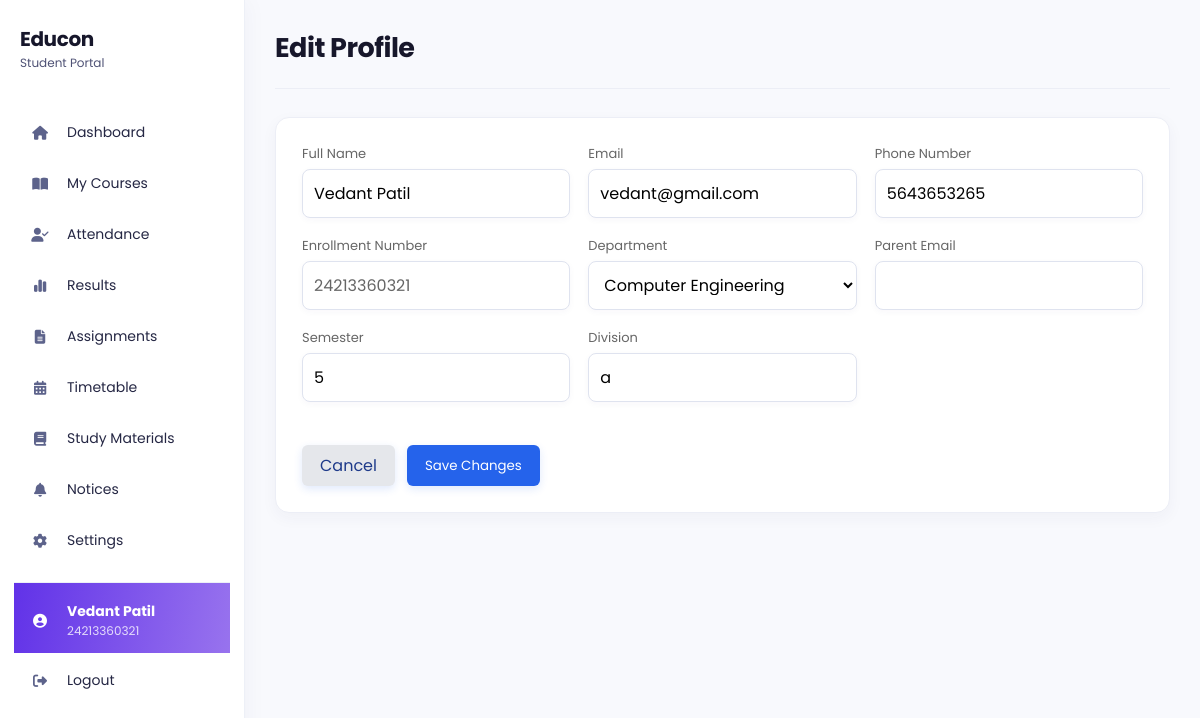
The page /student/profile/edit (signed in) on the database its author committed.
### models/user.py (models this page shows, shortened)
class User(UserMixin, db.Model):
    __tablename__ = "users"
    id = db.Column(
        db.Integer,
        primary_key=True
    )
    full_name = db.Column(
        db.String(100),
        nullable=False
    )
    enrollment_no = db.Column(
        db.String(50),
        unique=True,
        nullable=True
    )
    employee_id = db.Column(
        db.String(50),
        unique=True,
        nullable=True
    )
    parent_id = db.Column(
        db.String(50),
        unique=True,
        nullable=True
    )
    admin_id = db.Column(
        db.String(50),
        unique=True,
        nullable=True
    )
    email = db.Column(
        db.String(120),
        unique=True,
        nullable=True
    )
    phone = db.Column(
        db.String(20),
        nullable=True
    )
    password = db.Column(
        db.String(200),
        nullable=False
    )
    role = db.Column(
        db.String(20),
        nullable=False
    )
    theme = db.Column(db.String(20), nullable=False, default="light", server_default="light")
    notifications_enabled = db.Column(db.Boolean, nullable=False, default=True, server_default="1")
    accent_color = db.Column(db.String(20), nullable=False, default="purple", server_default="purple")

### models/student.py (models this page shows)
class Student(db.Model):
    __tablename__ = "students"
    id = db.Column(
        db.Integer,
        primary_key=True
    )
    user_id = db.Column(
        db.Integer,
        db.ForeignKey("users.id"),
        nullable=False
    )
    roll_no = db.Column(
        db.String(20),
        unique=True,
        nullable=True
    )
    department = db.Column(
        db.String(50),
        nullable=True
    )
    semester = db.Column(
        db.Integer,
        nullable=True
    )
    division = db.Column(
        db.String(10),
        nullable=True
    )
    parent_email = db.Column(
        db.String(120),
        nullable=True
    )
    phone = db.Column(
        db.String(20),
        nullable=True
    )

### models/department.py (models this page shows, shortened)
class Department(db.Model):
    __tablename__ = "departments"
    id = db.Column(db.Integer, primary_key=True)
    name = db.Column(db.String(100), unique=True, nullable=False)

### app.py (the view, shortened to what this page needs)
@app.route("/student/profile/edit", methods=["GET", "POST"])
def edit_student_profile():
    user, profile = get_current_student_profile()
    if not user:
        flash("Access denied!")
        return redirect(url_for("login"))
    return render_template(
        "edit_student_profile.html",
        current_user=user,
        student_profile=profile,
        departments=get_departments(),
        active_page="profile"
    )

### app.py (called while the page is built)
@login_manager.user_loader
def load_user(user_id):
    try:
        return db.session.get(User, int(user_id))
    except (TypeError, ValueError):
        return None

@app.before_request
def restore_application_session():
    if current_user.is_authenticated:
        session["user_id"] = current_user.id
        session["role"] = current_user.role

def get_departments():
    return Department.query.order_by(Department.name).all()

def get_current_student_profile():
    if session.get("role") != "Student" or "user_id" not in session:
        return None, None
    user = db.session.get(User, session["user_id"])
    if not user or user.role != "Student":
        session.clear()
        return None, None
    student_profile = Student.query.filter_by(user_id=user.id).first()
    if not student_profile:
        student_profile = Student(user_id=user.id)
        db.session.add(student_profile)
        db.session.commit()
    return user, student_profile

### templates/edit_student_profile.html (shortened to what this page needs)
<!DOCTYPE html>
<html lang="en">
<head>
    <link rel="stylesheet" href="{{ url_for('static', filename='css/student.css') }}">
    <link rel="stylesheet" href="{{ url_for('static', filename='css/palette.css') }}">
    <link rel="stylesheet" href="https://cdnjs.cloudflare.com/ajax/libs/font-awesome/6.6.0/css/all.min.css">
</head>
<body class="student-edit-profile-page theme-{{ current_user.theme or 'light' }} accent-{{ current_user.accent_color or 'purple' }}">
<div class="sidebar">
    <div class="logo"><h2>Educon</h2><small>Student Portal</small></div>
    <ul>
        <li onclick="window.location.href='{{ url_for('student') }}'"><i class="fa-solid fa-house"></i><span>Dashboard</span></li>
        <li onclick="window.location.href='{{ url_for('student_library') }}'"><i class="fa-solid fa-book-open"></i><span>My Courses</span></li>
        <li onclick="window.location.href='{{ url_for('student_attendance') }}'"><i class="fa-solid fa-user-check"></i><span>Attendance</span></li>
        <li onclick="window.location.href='{{ url_for('student_results') }}'"><i class="fa-solid fa-chart-simple"></i><span>Results</span></li>
        <li onclick="window.location.href='{{ url_for('student_assignments') }}'"><i class="fa-solid fa-file-lines"></i><span>Assignments</span></li>
        <li onclick="window.location.href='{{ url_for('student_timetable') }}'"><i class="fa-solid fa-calendar-days"></i><span>Timetable</span></li>
        <li onclick="window.location.href='{{ url_for('student_materials') }}'"><i class="fa-solid fa-book"></i><span>Study Materials</span></li>
        <li onclick="window.location.href='{{ url_for('student_notices') }}'"><i class="fa-solid fa-bell"></i><span>Notices</span></li>
        <li onclick="window.location.href='{{ url_for('student_settings') }}'"><i class="fa-solid fa-gear"></i><span>Settings</span></li>
        <li class="sidebar-profile active" onclick="window.location.href='{{ url_for('student_profile') }}'">
            <i class="fa-solid fa-circle-user"></i>
            <div class="sidebar-profile-details">
                <strong>{{ current_user.full_name }}</strong>
                <small>{{ current_user.enrollment_no or 'Enrollment unavailable' }}</small>
            </div>
        </li>
        <li onclick="window.location.href='{{ url_for('logout') }}'">
            <i class="fa-solid fa-right-from-bracket"></i><span>Logout</span>
        </li>
    </ul>
</div>
<main class="main">
    <div class="topbar"><h2>Edit Profile</h2></div>
    <section class="profile-card">
        <form class="profile-form" method="POST" action="{{ url_for('edit_student_profile') }}">
            <div><label for="full_name">Full Name</label><input id="full_name" name="full_name" value="{{ current_user.full_name }}" required></div>
            <div><label for="email">Email</label><input id="email" type="email" name="email" value="{{ current_user.email or '' }}" required></div>
            <div><label for="phone">Phone Number</label><input id="phone" type="tel" name="phone" value="{{ student_profile.phone or '' }}"></div>
            <div><label for="enrollment_no">Enrollment Number</label><input id="enrollment_no" value="{{ current_user.enrollment_no or '' }}" readonly></div>
            <div><label for="department">Department</label><select id="department" name="department" required><option value="">Select Department</option>{% for department in departments %}<option value="{{ department.name }}" {% if department.name == student_profile.department %}selected{% endif %}>{{ department.name }}</option>{% endfor %}</select></div>
            <div><label for="parent_email">Parent Email</label><input id="parent_email" type="email" value="{{ student_profile.parent_email or '' }}" readonly></div>
            <div><label for="semester">Semester</label><input id="semester" type="number" min="1" name="semester" value="{{ student_profile.semester or '' }}"></div>
            <div><label for="division">Division</label><input id="division" name="division" value="{{ student_profile.division or '' }}"></div>
            <div class="profile-actions full-width">
                <a class="secondary-button" href="{{ url_for('student_profile') }}">Cancel</a>
                <button type="submit">Save Changes</button>
            </div>
        </form>
    </section>
</main>
</body>
</html>

### static/css/student.css (style rules this page uses)
* { margin:0; padding:0; box-sizing:border-box; font-family:'Poppins',sans-serif; }
body { background:#f4f7fc; display:flex; }
.sidebar { width:260px; height:100vh; background:#1e3a8a; color:white; position:fixed; left:0; top:0; overflow-y:auto; }
.logo { text-align:center; padding:25px; font-size:24px; font-weight:700; border-bottom:1px solid rgba(255,255,255,.2); }
.sidebar ul { list-style:none; padding:20px 0; }
.sidebar ul li { display:flex; align-items:center; gap:15px; padding:15px 25px; cursor:pointer; transition:.3s; }
.sidebar ul li:hover, .sidebar ul li.active { background:#2563eb; }
.sidebar ul li i { width:20px; }
.sidebar-profile { margin-top:10px; border-top:1px solid rgba(255,255,255,.2); }
.sidebar-profile-details { display:flex; flex-direction:column; min-width:0; }
.sidebar-profile-details strong, .sidebar-profile-details small { overflow:hidden; text-overflow:ellipsis; white-space:nowrap; }
.sidebar-profile-details small { color:rgba(255,255,255,.75); font-size:12px; }
.main { margin-left:260px; width:calc(100% - 260px); padding:30px; }
.topbar { display:flex; justify-content:space-between; align-items:center; margin-bottom:30px; }
button { background:#2563eb; color:white; border:none; padding:8px 18px; border-radius:6px; cursor:pointer; transition:.3s; }
* { scrollbar-color:#6338e8 #f4f7fc; scrollbar-width:thin; }
.profile-card { background:white; border-radius:15px; padding:30px; box-shadow:0 5px 20px rgba(0,0,0,.08); max-width:850px; }
.profile-detail span, .profile-form label { display:block; color:#666; font-size:13px; margin-bottom:5px; }
.profile-form { display:grid; grid-template-columns:repeat(auto-fit,minmax(240px,1fr)); gap:18px; }
.profile-form .full-width { grid-column:1 / -1; }
.profile-form input, .profile-form select { width:100%; border:1px solid #d7deed; border-radius:6px; padding:11px; font:inherit; }
.profile-form input[readonly] { background:#eef2ff; color:#666; }
.profile-actions { display:flex; gap:12px; margin-top:25px; }
.secondary-button { display:inline-block; background:#e5e7eb; color:#1e3a8a; padding:8px 18px; border-radius:6px; text-decoration:none; }
.main, .box, .profile-card { min-width:0; }
.box, .profile-card { max-width:100%; }
body { background:#f8f9fd; color:#17172b; }
.sidebar { width:245px; background:#fff; color:#17172b; border-right:1px solid #edf0f7; box-shadow:4px 0 20px rgba(44,34,90,.03); overflow-y:auto; }
.logo { text-align:left; padding:28px 20px 24px; border-bottom:0; color:#17172b; line-height:1.1; }
.logo h2 { font-size:20px;letter-spacing:-.4px }
.logo small { display:block;color:#4f5275;font-size:12px;margin-top:6px;font-weight:400 }
.sidebar ul { padding:12px 14px }
.sidebar ul li { gap:16px;padding:13px 15px;margin:4px 0;border-radius:10px;color:#252744;font-size:14px }
.sidebar ul li:hover,.sidebar ul li.active { background:linear-gradient(100deg,#6132e8,#9873ee);color:#fff }
.sidebar ul li i { width:22px;text-align:center;color:#5d638b }
.sidebar ul li:hover i,.sidebar ul li.active i { color:#fff }
.sidebar-profile { margin-top:18px!important;border-top:1px solid #edf0f7;padding-top:18px!important;border-radius:0!important }
.sidebar-profile-details small { color:#777c9e }
.sidebar ul li:hover .sidebar-profile-details small,.sidebar ul li.active .sidebar-profile-details small { color:rgba(255,255,255,.8) }
.main { margin-left:245px;width:calc(100% - 245px);padding:28px 30px 40px;max-width:1500px }
.topbar { margin-bottom:28px;align-items:flex-start }
.main { min-height:100vh }
button,.secondary-button { box-shadow:0 3px 8px rgba(37,99,235,.14) }
.student-edit-profile-page .main { max-width:1280px }
.student-edit-profile-page .topbar { padding-bottom:20px;border-bottom:1px solid #eceef6 }
.student-edit-profile-page .topbar h2 { font-size:27px;color:#17172b;letter-spacing:-.5px }
.student-edit-profile-page .profile-card { max-width:none;width:100%;padding:26px;border:1px solid #eceef6;border-radius:14px;box-shadow:0 5px 16px rgba(50,42,100,.045) }
.student-edit-profile-page .profile-form input,.student-edit-profile-page .profile-form select { border:1px solid #dfe3ef;border-radius:8px;background:#fff;box-shadow:0 2px 7px rgba(50,42,100,.035) }

### static/css/palette.css (style rules this page uses)
:root { --primary: #2563eb; --primary-dark: #1e3a8a; --accent: #6338e8; --surface: #ffffff; --page-background: #f4f7fc; --text: #17172b; --muted-text: #666666; }

### rows shown on the page
User: full_name "Vedant Patil", enrollment_no "24213360321", email "vedant@gmail.com"
Student: phone "5643653265", department "Computer Engineering", semester "5", division "a"
